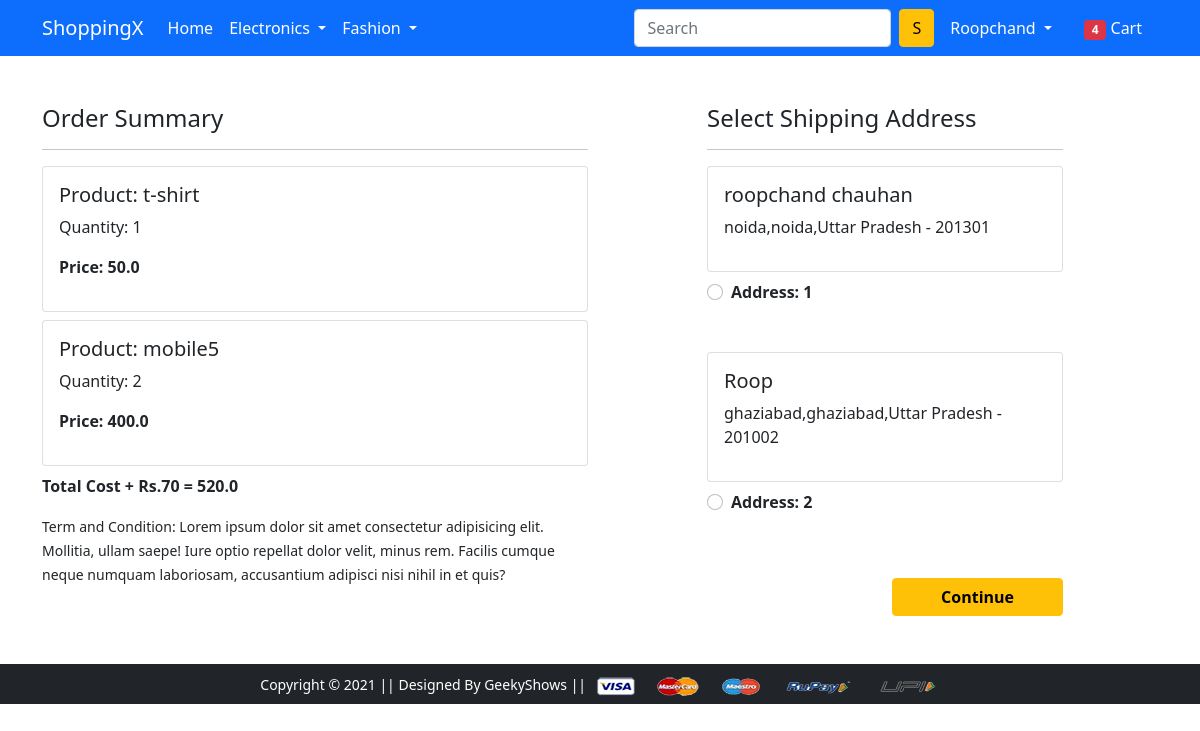
Page /checkout/ (signed in) on the committed database.
### app/models.py (models this page shows, shortened)
class Cart(models.Model):
    user=models.ForeignKey(User,on_delete=models.CASCADE)
    product=models.ForeignKey(Product,on_delete=models.CASCADE)
    quantity=models.PositiveIntegerField(default=1)
    @property
    def total_cost(self):
        return self.quantity * self.product.discount_price

class Product(models.Model):
    title=models.CharField(max_length=100)
    selling_price=models.FloatField()
    discount_price=models.FloatField()
    description=models.TextField()
    brand=models.CharField(max_length=100)
    category=models.CharField(choices=CATEGORY_CHOICES,max_length=2)
    product_image=models.ImageField(upload_to='producting')

class Customer(models.Model):
    user=models.ForeignKey(User,on_delete=models.CASCADE)
    name=models.CharField(max_length=200)
    locality=models.CharField(max_length=200)
    city=models.CharField(max_length=50)
    zipcode=models.IntegerField()
    state=models.CharField(choices=STATE_CHOICES,max_length=50)

### app/views.py (the view)
# urls.py: path('checkout/', views.checkout, name='checkout'),
def checkout(request):
    user=request.user
    add=Customer.objects.filter(user=user)
    cart_items=Cart.objects.filter(user=user)
    amount=0.0
    shipping_amount=70.0
    total_amount=0.0
    cart_product=[p for p in Cart.objects.all()if p.user == request.user]
    if cart_product:
        for p in cart_product:
            tempamount=(p.quantity * p.product.discount_price)
            amount+= tempamount
        totalamount=amount + shipping_amount
    return render(request, 'app/checkout.html',{'add':add,'totalamount':totalamount,'cart_items':cart_items})

### app/templates/app/checkout.html (shortened to what this page needs)
{% extends 'app/base.html' %}
{% load static %}
{% block main-content %}
<div class="container">
 <div class="row mt-5">
  <div class="col-sm-6">
    <h4>Order Summary</h4>
    <hr>
    {% for item in cart_items %}
      <div class="card mb-2">
        <div class="card-body">
          <h5>Product: {{item.product.title}}</h5>
          <p>Quantity: {{item.quantity}}</p>
          <p class="fw-bold">Price: {{item.total_cost}}</p>
        </div>
      </div>
    {% endfor %}
    <p class="fw-bold">Total Cost + Rs.70 = {{totalamount}}</p>
    <small>Term and Condition: Lorem ipsum dolor sit amet consectetur adipisicing elit. Mollitia, ullam saepe! Iure optio repellat dolor velit, minus rem. Facilis cumque neque numquam laboriosam, accusantium adipisci nisi nihil in et quis?</small>
  </div>
  <div class="col-sm-4 offset-sm-1">
    <h4>Select Shipping Address</h4>
    <hr>
    <form action="/paymentdone">
      {% for ad in add %}
      <div class="card">
        <div class="card-body">
        <h5>{{ad.name}}</h5>
        <p>{{ad.locality}},{{ad.city}},{{ad.state}} - {{ad.zipcode}}</p>
        </div>
      </div>
        <div class="form-check mt-2 mb-5">
          <input class="form-check-input" type="radio" name="custid" id="custadd{{forloop.counter}}" value="{{ad.id}}">
          <label class="form-check-label fw-bold" for="custadd{{forloop.counter}}">
            Address: {{forloop.counter}} </label>
        </div>
      {% endfor %}
        <div class="text-end">
          <button type="submit" class="btn btn-warning mt-3 px-5 fw-bold">Continue</button>
        </div>
      </form>
    </div>
  </div>
</div>
{% endblock main-content %}

### app/templates/app/base.html (shortened to what this page needs)
<!doctype html>
{% load static %}
<html lang="en">
  <head>
    <link href="https://cdn.jsdelivr.net/npm/bootstrap@5.0.0-beta1/dist/css/bootstrap.min.css" rel="stylesheet">
    <link rel="stylesheet" href="{% static 'app/css/owl.carousel.min.css' %}">
    <link rel="stylesheet" href="{% static 'app/css/all.min.css' %}">
    <link rel="stylesheet" href="{% static 'app/css/style.css' %}">
  </head>
  <body>
    <nav class="navbar navbar-expand-lg navbar-dark bg-primary">
     <div class="container">
       <a class="navbar-brand" href="/">ShoppingX</a>
       <div class="collapse navbar-collapse" id="navbarSupportedContent">
         <ul class="navbar-nav me-auto mb-2 mb-lg-0">
           <li class="nav-item">
             <a class="nav-link active" aria-current="page" href="/">Home</a>
           </li>
           <li class="nav-item dropdown">
             <a class="nav-link dropdown-toggle text-white" href="#" id="electronicsDropdown" role="button" data-bs-toggle="dropdown" aria-expanded="false">
               Electronics
             </a>
           </li>
           <li class="nav-item dropdown">
             <a class="nav-link dropdown-toggle text-white" href="#" id="fashionDropdown" role="button" data-bs-toggle="dropdown" aria-expanded="false">
               Fashion
             </a>
           </li>
         </ul>
         <form class="d-flex">
           <input class="form-control me-2" type="search" placeholder="Search" aria-label="Search">
           <button class="btn btn-warning" type="submit">S</button>
         </form>
         <div>
          <ul class="navbar-nav me-auto mb-2 mb-lg-0">
          {% if request.user.is_authenticated %}
           <li class="nav-item dropdown mx-2">
              <a class="nav-link dropdown-toggle text-white" href="#" id="profileDropdown" role="button" data-bs-toggle="dropdown" aria-expanded="false">
                {{request.user.username|capfirst}}
              </a>
            </li>
            <li class="nav-item mx-2">
             <a href="{% url 'showcart' %}" class="nav-link text-white"><span class="badge bg-danger">4</span> Cart </a>
            </li>
          {% endif %}
          </ul>
         </div>
       </div>
     </div>
    </nav>
    {% block main-content %} {% endblock main-content %}
    <footer class="container-fluid bg-dark text-center p-2 mt-5">
        <small class="text-white">Copyright &copy; 2021 || Designed By GeekyShows || </small>
        <img src="{% static 'app/images/payment.png' %}" alt="" srcset="" class="img-fluid" height="2px">
    </footer>
  </body>
</html>

### rows in the picture
Cart: product "t-shirt", quantity "1", total_cost "50.0"
Cart: product "mobile5", quantity "2", total_cost "400.0"
Customer: name "roopchand chauhan", locality "noida", city "noida", state "Uttar Pradesh", zipcode "201301"
Customer: name "Roop", locality "ghaziabad", city "ghaziabad", state "Uttar Pradesh", zipcode "201002"

### other values in the picture
{{ request.user.username|capfirst }} "Roopchand"
{{ totalamount }} "520.0"
